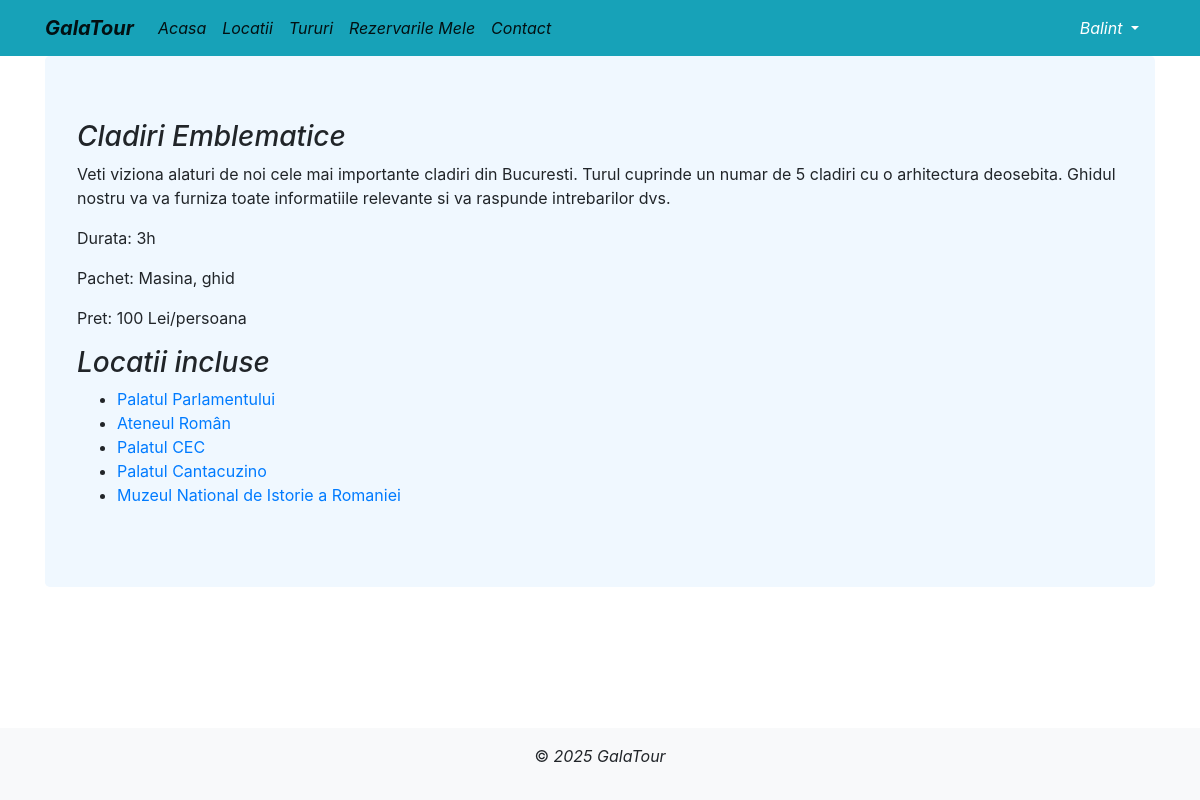
Screenshot of /tururi/2/ (signed in) with the database file from the repository.
### locatii/models.py (models this page shows, shortened)
class Tur(models.Model):
    class Meta:
        verbose_name_plural = 'Tururi'
    OPTIUNI_TIP_TUR = [
            ('predefinit', 'Predefinit'),
            ('personalizat', 'Personalizat')
        ]
    nume = CharField(max_length=128, blank=True, null=True)
    descriere = TextField(blank=True, null=True)
    locatii = ManyToManyField(Locatie, related_name='tururi')
    type = CharField(max_length=40, choices=OPTIUNI_TIP_TUR, default='predefinit' )
    durata= CharField(max_length=128, blank=True, null=True)
    pret = CharField(max_length=256, blank=True, null=True)
    pachet = TextField(blank=True, null=True)
    imagine_tur = ImageField(upload_to='imagini', blank=True, null=True)

class Locatie(models.Model):
    class Meta:
        verbose_name_plural = 'Locatii'
    nume = CharField(max_length=128)
    descriere = TextField(blank=True, null=True)
    oras = ForeignKey(Oras, on_delete=CASCADE, related_name='locatii')
    judet = ForeignKey(Judet, on_delete=CASCADE, related_name='locatii')
    imagine_locatie = ImageField(upload_to='imagini', blank=True, null=True)

### locatii/views.py (the view)
# urls.py: path('tururi/<int:tur_id>/', views.detalii_tur, name='detalii_tur'),
def detalii_tur(request, tur_id):
    tur = get_object_or_404(Tur, id=tur_id)
    locatii = tur.locatii.all()
    return render(request, 'detalii_tur.html', {'tur': tur, 'locatii': locatii})

### locatii/templates/detalii_tur.html (shortened to what this page needs)
<!DOCTYPE html>
<html lang="en">
<head>
</head>
<body>
    {% extends 'base.html' %}
    {% block content %}
    <h3><i>{{tur.nume}}</i></h3>
    <p>{{tur.descriere}}</p>
    <p>Durata: {{tur.durata }}</p>
    <p>Pachet: {{ tur.pachet }}</p>
    <p>Pret: {{ tur.pret }}</p>
    <h3><i>Locatii incluse</i></h3>
    <ul>
      {% for locatie in tur.locatii.all %}
          <li>
              <a href="{% url 'detalii_locatie' locatie.id %}" >{{ locatie.nume }}</a>
          </li>
      {% endfor %}
    </ul>
    {% endblock %}

### locatii/templates/base.html (shortened to what this page needs)
{% load static %}
<html {% if LANGUAGE_CODE %}lang="{{ LANGUAGE_CODE }}" {% endif %}>
<head>
    <link rel="stylesheet" href="https://stackpath.bootstrapcdn.com/bootstrap/4.2.1/css/bootstrap.min.css"
>
    <link rel="stylesheet" href="{% static 'index.css' %}">
</head>
<body>
<div class="wrapper">
    <nav class="navbar navbar-expand-lg navbar-light bg-info">
        <div class="container fixed">
            <a class="navbar-brand" href="/"><i><b>GalaTour</b></i></a>
            <div class="collapse navbar-collapse" id="navbarNavAltMarkup">
                <div class="navbar-nav">
                    <a class="nav-item nav-link active" href="/">
                        <i>Acasa</i>
                    </a>
                    <a class="nav-item nav-link active" href="{% url 'lista_locatie' %}">
                        <i>Locatii</i>
                    </a>
                    <a class="nav-item nav-link active" href="{% url 'lista_tur' %}">
                        <i>Tururi</i>
                    </a>
                    {% if user.is_authenticated %}
                    <a class="nav-item nav-link active" href="{% url 'lista_rezervari' %}">
                        <i>Rezervarile Mele</i>
                    {% endif %}
                    </a>
                    <a class="nav-item nav-link active" href="{% url 'contact' %}"><i>Contact</i></a>
                </div>
            </div>
            <div class="nav-item dropdown">
            {% if user.is_authenticated %}
            <a class="nav-link dropdown-toggle text-white" href="#" data-toggle="dropdown">
                <i>{{user.username}}</i>
            </a>
            {% endif %}
            </div>
        </div>
    </nav>
    <div class="content">
        <div class="container">
            <div class="jumbotron">
                {% block content %}{% endblock %}
            </div>
        </div>
    </div>
    <footer class="bg-light text-center py-3">
        <p>&copy;<i> 2025 GalaTour</i></p>
    </footer>
</div>
</body>
</html>

### locatii/static/index.css (style rules this page uses)
.jumbotron { background-color: aliceblue; }

### locatii/templates/base.html (style rules this page uses)
html, body { height: 100%; }
.wrapper { min-height: 100%; display: flex; flex-direction: column; }
.content { flex: 1; }
footer { background-color: #f8f9fa; text-align: center; padding: 1rem 0; }

### rows the page displays
Tur: nume "Cladiri Emblematice", descriere "Veti viziona alaturi de noi cele mai importante cladiri din Bucuresti. Turul cuprinde un numar de 5 cladiri cu o arhitectura deosebita. Ghidul nostru va va furniza toate informatiile relevante si va raspunde intrebarilor dvs.", durata "3h", pachet "Masina, ghid", pret "100 Lei/persoana"
Locatie: nume "Palatul Parlamentului"
Locatie: nume "Ateneul Român"
Locatie: nume "Palatul CEC"
Locatie: nume "Palatul Cantacuzino"
Locatie: nume "Muzeul National de Istorie a Romaniei"

### other values shown
{{ user.username }} "Balint"
